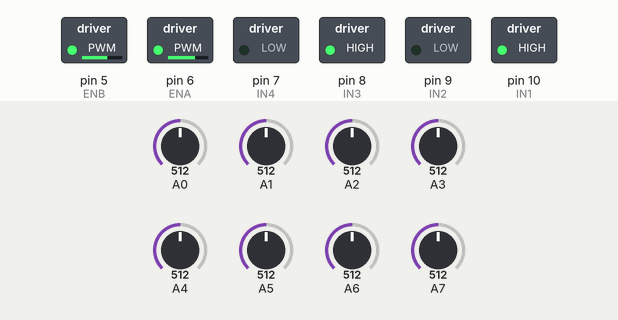
Simulated run of this sketch. Board: Arduino Nano, built with avr-gcc and run on an emulated ATmega328P. On the bench: switched loads named in the sketch (green lamp = pin HIGH). The test bench sets the inputs (shaded band); at power-on: A0 = 512, A1 = 512, A7 = 512, A2 = 512, A3 = 512, A4 = 512, A5 = 512, A6 = 512.

Above: at 1.2 s.
1.3 s: A0 set to 212
2.8 s: A0 set to 182
At 3.7 s:
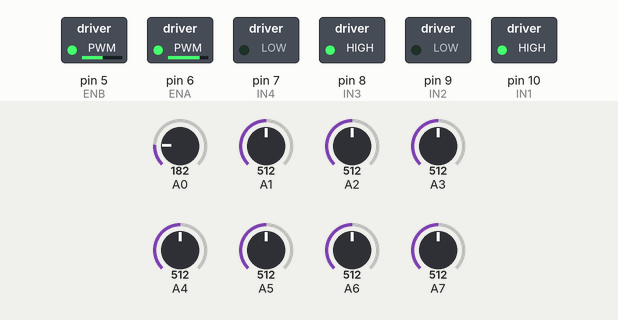
4.3 s: A1 set to 219
5.8 s: A1 set to 182
At 7.0 s:
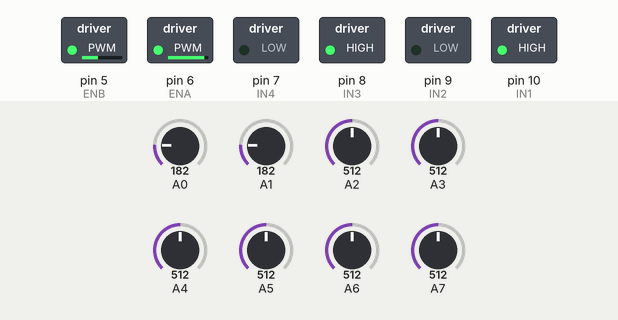
7.3 s: A7 set to 211
8.8 s: A7 set to 188
At 9.5 s:
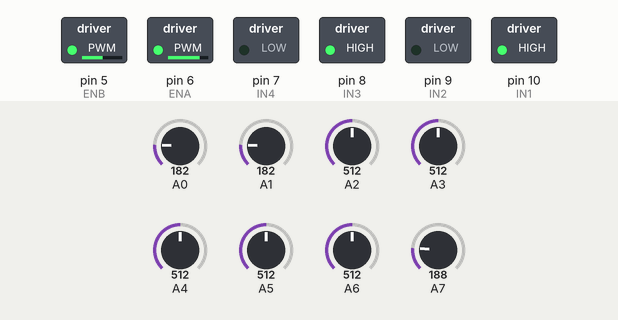
Timing chart, 0 to 11.3 s (numbered marks = the images above; inputs shaded):
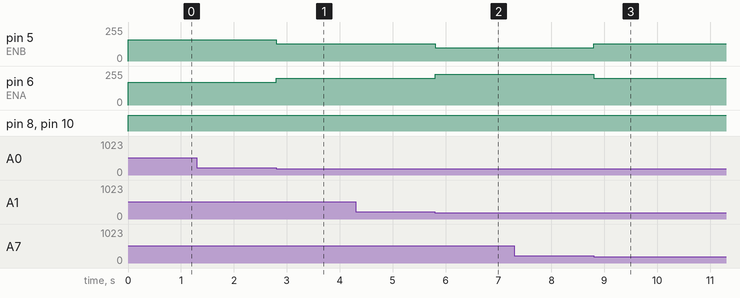

Measured:
- after the input at 1.3 s, every drawn part: stays the same
- after the input at 2.8 s, pin 5 (ENB): 160/255 → 130/255 at once; pin 6 (ENA): 170/255 → 200/255 at once
- after the input at 4.3 s, every drawn part: stays the same
- after the input at 5.8 s, pin 5 (ENB): 130/255 → 100/255 at once; pin 6 (ENA): 200/255 → 230/255 at once
- after the input at 7.3 s, every drawn part: stays the same
- after the input at 8.8 s, pin 5 (ENB): 100/255 → 130/255 at once; pin 6 (ENA): 230/255 → 200/255 at once

The sketch:

Line_GPT_.ino
```cpp
// --- Pins (same as your setup) ---
#define ENA 6   // PWM Left (Motor A)
#define ENB 5   // PWM Right (Motor B)
#define IN1 10  // Left dir 1
#define IN2 9   // Left dir 2
#define IN3 8   // Right dir 1
#define IN4 7   // Right dir 2

// ---------- TUNABLES ----------
/* Motor base speeds (trim each side) */
int baseLeft  = 170;   // tune to make straight
int baseRight = 160;   // tune to make straight

/* Max speed caps (safety vs overshoot) */
const int MAX_SPEED = 230;  // never go above this
const int MIN_SPEED = 0;

/* Blind-forward behavior */
const int BLIND_SPEED = 130;     // creep speed when no line briefly
const unsigned long BLIND_TIME = 300; // ms to keep creeping before "lost"

/* Sensor thresholds (use yours) */
const int THRESH_ON  = 200;  // >200 = black line present
const int THRESH_OFF = 80;   // <80  = white

/* PID gains (start here, then tune) */
float Kp = 0.6;   // proportional
float Ki = 0.00;  // integral (start at 0)
float Kd = 7.0;   // derivative

/* Integral guard (anti-windup) */
const float I_MAX = 200.0;   // clamp integral term

// ---------- INTERNALS ----------
int s[8];                    // sensor binaries r1..r8
// Weights: left negative, right positive. Wider values = stronger correction.
const int w[8] = {-350, -250, -150, -50, 50, 150, 250, 350};

float lastError = 0.0;
float integral  = 0.0;
unsigned long lastUpdate = 0;
unsigned long lastSeen   = 0;

// ------------ UTILITIES ------------
int readA(int analogPin) {
  int value = analogRead(analogPin);
  // simple binary detection (use your thresholds)
  if (value > THRESH_ON)  return 1;
  if (value < THRESH_OFF) return 0;
  // between thresholds, keep as 0 (you can add hysteresis later)
  return 0;
}

void setMotorSpeeds(int leftPWM, int rightPWM) {
  // clamp
  if (leftPWM  > MAX_SPEED) leftPWM  = MAX_SPEED;
  if (rightPWM > MAX_SPEED) rightPWM = MAX_SPEED;
  if (leftPWM  < MIN_SPEED) leftPWM  = MIN_SPEED;
  if (rightPWM < MIN_SPEED) rightPWM = MIN_SPEED;

  // forward (both wheels forward)
  digitalWrite(IN1, HIGH);
  digitalWrite(IN2, LOW);
  digitalWrite(IN3, HIGH);
  digitalWrite(IN4, LOW);

  analogWrite(ENA, leftPWM);
  analogWrite(ENB, rightPWM);
}

void stopMotors() {
  digitalWrite(IN1, LOW);
  digitalWrite(IN2, LOW);
  digitalWrite(IN3, LOW);
  digitalWrite(IN4, LOW);
  analogWrite(ENA, 0);
  analogWrite(ENB, 0);
}

// ------------ SETUP ------------
void setup() {
  Serial.begin(115200);
  pinMode(ENA, OUTPUT);
  pinMode(ENB, OUTPUT);
  pinMode(IN1, OUTPUT);
  pinMode(IN2, OUTPUT);
  pinMode(IN3, OUTPUT);
  pinMode(IN4, OUTPUT);

  lastUpdate = millis();
  lastSeen   = millis();
}

// ------------ LOOP ------------
void loop() {
  // 1) Read sensors (A0..A7)
  s[0] = readA(A0);
  s[1] = readA(A1);
  s[2] = readA(A2);
  s[3] = readA(A3);
  s[4] = readA(A4);
  s[5] = readA(A5);
  s[6] = readA(A6);
  s[7] = readA(A7);

  // 2) Compute weighted position if any sensor sees the line
  int sumActive = 0;
  long weighted = 0;
  for (int i = 0; i < 8; i++) {
    if (s[i]) {
      sumActive += 1;
      weighted += w[i];
    }
  }

  unsigned long now = millis();
  float dt = (now - lastUpdate) / 1000.0; // seconds
  if (dt <= 0) dt = 0.001;
  lastUpdate = now;

  if (sumActive > 0) {
    // we saw the line; compute position and error
    float position = (float)weighted / (float)sumActive; // target is 0
    float error = 0.0 - position;

    // update "last seen"
    lastSeen = now;

    // 3) PID
    integral += error * dt;
    // anti-windup
    if (integral >  I_MAX) integral =  I_MAX;
    if (integral < -I_MAX) integral = -I_MAX;

    float derivative = (error - lastError) / dt;
    lastError = error;

    float correction = Kp * error + Ki * integral + Kd * derivative;

    // 4) Convert correction to motor PWMs
    // If correction > 0 => line is to the left => speed up right / slow down left
    int leftPWM  = baseLeft  - (int)(correction);
    int rightPWM = baseRight + (int)(correction);

    setMotorSpeeds(leftPWM, rightPWM);
  } else {
    // No sensors see line: Blind-forward logic
    if (now - lastSeen < BLIND_TIME) {
      // creep forward with trims
      setMotorSpeeds(BLIND_SPEED - 5, BLIND_SPEED); // tiny bias helps re-capture
    } else {
      // really lost: stop (or you can spin-search here if you want)
      stopMotors();
      // Optional: quick search routine (uncomment to try)
      /*
      // simple wobble search
      digitalWrite(IN1, LOW);  digitalWrite(IN2, HIGH); // left backward
      digitalWrite(IN3, HIGH); digitalWrite(IN4, LOW);  // right forward
      analogWrite(ENA, 150);
      analogWrite(ENB, 150);
      delay(120);
      digitalWrite(IN1, HIGH); digitalWrite(IN2, LOW);  // left forward
      digitalWrite(IN3, LOW);  digitalWrite(IN4, HIGH); // right backward
      analogWrite(ENA, 150);
      analogWrite(ENB, 150);
      delay(100);
      */
    }
  }
}
```
